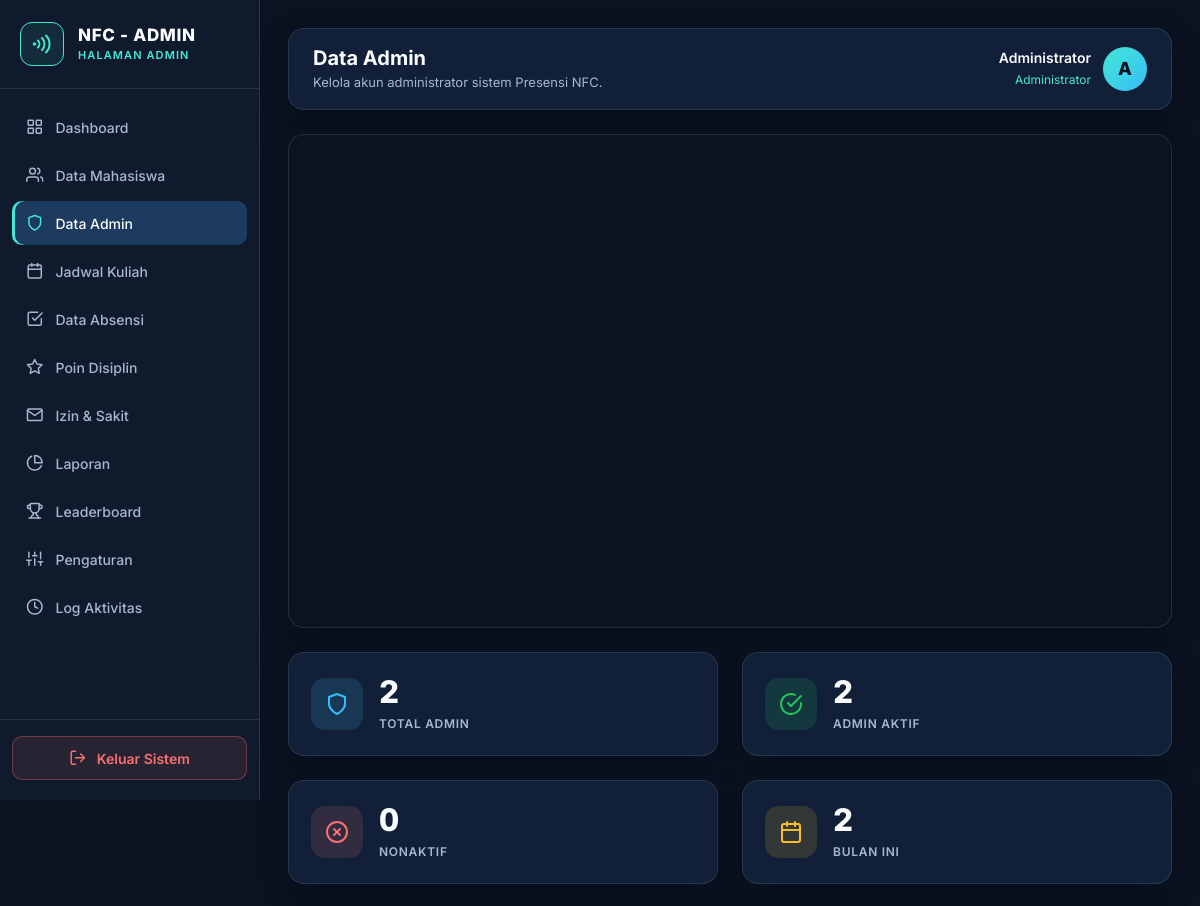
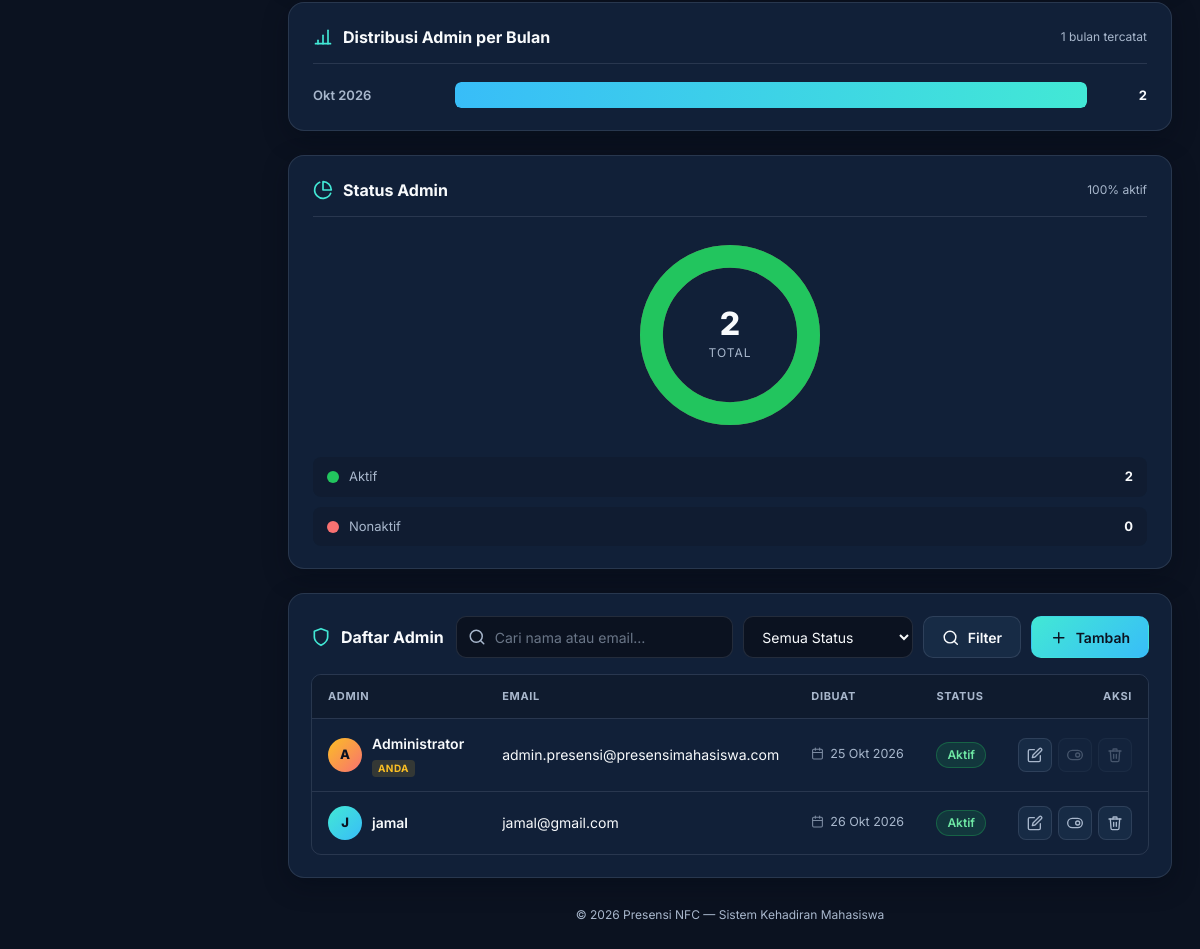
Screenshot of /admin/admin.php (signed in) with the database file from the repository (2 pictures, top to bottom).
### tables this page shows
CREATE TABLE `users` (
  `id` bigint(20) UNSIGNED NOT NULL,
  `nim` varchar(30) DEFAULT NULL,
  `name` varchar(100) NOT NULL,
  `email` varchar(150) NOT NULL,
  `password` varchar(255) NOT NULL,
  `role` enum('admin','mahasiswa') NOT NULL DEFAULT 'mahasiswa',
  `class_name` varchar(50) DEFAULT NULL,
  `is_active` tinyint(1) NOT NULL DEFAULT 1,
  `email_verified_at` timestamp NULL DEFAULT NULL,
  `remember_token` varchar(100) DEFAULT NULL,
  `created_at` timestamp NULL DEFAULT current_timestamp(),
  `updated_at` timestamp NULL DEFAULT current_timestamp() ON UPDATE current_timestamp()
);

### admin/admin.php (the view, shortened to what the rows shown need)
<?php
$adminId   = (int)$_SESSION['user_id'];
require_once __DIR__ . '/../koneksi.php';
$db = $conn ?? $koneksi ?? null;
function e($value): string
{
    return htmlspecialchars((string)$value, ENT_QUOTES, 'UTF-8');
}
function format_tanggal(?string $timestamp): string
{
    $t = strtotime($timestamp);
    $bulan = ['Jan', 'Feb', 'Mar', 'Apr', 'Mei', 'Jun', 'Jul', 'Agu', 'Sep', 'Okt', 'Nov', 'Des'];
    return date('j', $t) . ' ' . $bulan[(int)date('n', $t) - 1] . ' ' . date('Y', $t);
}
$page         = max(1, (int)($_GET['page'] ?? 1));
$perPage      = 15;
$where  = "WHERE role='admin'";
$params = [];
$types  = '';
$offset = ($page - 1) * $perPage;
$adminList = [];
$dataSql = "SELECT id, name, email, is_active, created_at, updated_at
            FROM users $where
            ORDER BY name ASC
            LIMIT ? OFFSET ?";
$stmt = $db->prepare($dataSql);
if ($stmt) {
    $allTypes  = $types . 'ii';
    $allParams = array_merge($params, [$perPage, $offset]);
    $stmt->bind_param($allTypes, ...$allParams);
    $stmt->execute();
    $result = $stmt->get_result();
    while ($row = $result->fetch_assoc()) $adminList[] = $row;
}
?>
<!DOCTYPE html>
<html lang="id">
<head>
</head>
<body>
    <div class="app">
        <div class="main">
            <header class="topbar panel">
                <div class="topbar-left">
                    <div class="topbar-title">
                        <h2>Data Admin</h2>
                    </div>
                </div>
            </header>
            <div class="page">
                <section class="table-panel panel">
                    <div class="table-wrap">
                        <table class="data-table">
                            <thead>
                                <tr>
                                    <th style="width: 30%;">Admin</th>
                                    <th style="width: 30%;">Email</th>
                                    <th style="width: 15%;">Dibuat</th>
                                    <th>Status</th>
                                    <th style="width: 140px; text-align: right;">Aksi</th>
                                </tr>
                            </thead>
                            <tbody>
                                <?php if (!empty($adminList)): ?>
                                    <?php foreach ($adminList as $m):
                                        $initial = function_exists('mb_substr')
                                            ? mb_strtoupper(mb_substr($m['name'], 0, 1, 'UTF-8'), 'UTF-8')
                                            : strtoupper(substr($m['name'], 0, 1));
                                        $isSelf = ((int)$m['id'] === $adminId);
                                    ?>
                                        <tr>
                                            <td>
                                                <div class="cell-user">
                                                    <div class="user-avatar<?= $isSelf ? ' user-avatar--self' : '' ?>" aria-hidden="true"><?= e($initial) ?></div>
                                                    <div>
                                                        <div class="user-name">
                                                            <?= e($m['name']) ?>
                                                            <?php if ($isSelf): ?>
                                                                <span class="self-tag">Anda</span>
                                                            <?php endif; ?>
                                                        </div>
                                                    </div>
                                                </div>
                                            </td>
                                            <td><?= e($m['email']) ?></td>
                                            <td>
                                                <span class="cell-date">
                                                    <svg class="icon" aria-hidden="true">
                                                        <use href="#i-calendar" />
                                                    </svg>
                                                    <?= e(format_tanggal($m['created_at'])) ?>
                                                </span>
                                            </td>
                                            <td>
                                                <?php if ((int)$m['is_active'] === 1): ?>
                                                    <span class="badge badge--green">Aktif</span>
                                                <?php else: ?>
                                                    <span class="badge badge--red">Nonaktif</span>
                                                <?php endif; ?>
                                            </td>
                                            <td style="text-align: right;">
                                                <div class="action-group">
                                                    <button type="button" class="btn-icon btn-icon--edit"
                                                        title="Edit"
                                                        data-id="<?= (int)$m['id'] ?>"
                                                        data-name="<?= e($m['name']) ?>"
                                                        data-email="<?= e($m['email']) ?>"
                                                        data-active="<?= (int)$m['is_active'] ?>"
                                                        onclick="openModal('edit', this.dataset)">
                                                        <svg class="icon" aria-hidden="true">
                                                            <use href="#i-edit" />
                                                        </svg>
                                                    </button>
                                                    <?php if ($isSelf): ?>
                                                        <button type="button" class="btn-icon btn-icon--toggle"
                                                            title="Tidak dapat mengubah status akun sendiri" disabled>
                                                            <svg class="icon" aria-hidden="true">
                                                                <use href="#i-toggle" />
                                                            </svg>
                                                        </button>
                                                    <?php else: ?>
                                                        <form method="post" action="admin.php" class="toggle-form">
                                                            <button type="submit" class="btn-icon btn-icon--toggle"
                                                                title="<?= (int)$m['is_active'] === 1 ? 'Nonaktifkan' : 'Aktifkan' ?>">
                                                                <svg class="icon" aria-hidden="true">
                                                                    <use href="#i-toggle" />
                                                                </svg>
                                                            </button>
                                                        </form>
                                                    <?php endif; ?>
                                                    <?php if ($isSelf): ?>
                                                        <button type="button" class="btn-icon btn-icon--delete"
                                                            title="Tidak dapat menghapus akun sendiri" disabled>
                                                            <svg class="icon" aria-hidden="true">
                                                                <use href="#i-trash" />
                                                            </svg>
                                                        </button>
                                                    <?php else: ?>
                                                        <button type="button" class="btn-icon btn-icon--delete"
                                                            title="Hapus"
                                                            data-admin-id="<?= (int)$m['id'] ?>"
                                                            data-admin-name="<?= e($m['name']) ?>">
                                                            <svg class="icon" aria-hidden="true">
                                                                <use href="#i-trash" />
                                                            </svg>
                                                        </button>
                                                    <?php endif; ?>
                                                </div>
                                            </td>
                                        </tr>
                                    <?php endforeach; ?>
                                <?php endif; ?>
                            </tbody>
                        </table>
                    </div>
                </section>
            </div>
        </div>
    </div>
</body>
</html>

### rows the page displays
users: name "A", name "Administrator", shows "ANDA", email "admin.presensi@presensimahasiswa.com", created_at "25 Okt 2026", is_active "Aktif"
users: name "J", name "jamal", email "jamal@gmail.com", created_at "26 Okt 2026", is_active "Aktif"

### other values shown
$menu['label'] "Dashboard"
$menu['label'] "Data Mahasiswa"
$menu['label'] "Data Admin"
$menu['label'] "Jadwal Kuliah"
$menu['label'] "Data Absensi"
$menu['label'] "Poin Disiplin"
$menu['label'] "Izin & Sakit"
$menu['label'] "Laporan"
$menu['label'] "Leaderboard"
$menu['label'] "Pengaturan"
$menu['label'] "Log Aktivitas"
$adminName "Administrator"
$adminInitial "A"
$card['value'] "2"
$card['label'] "TOTAL ADMIN"
